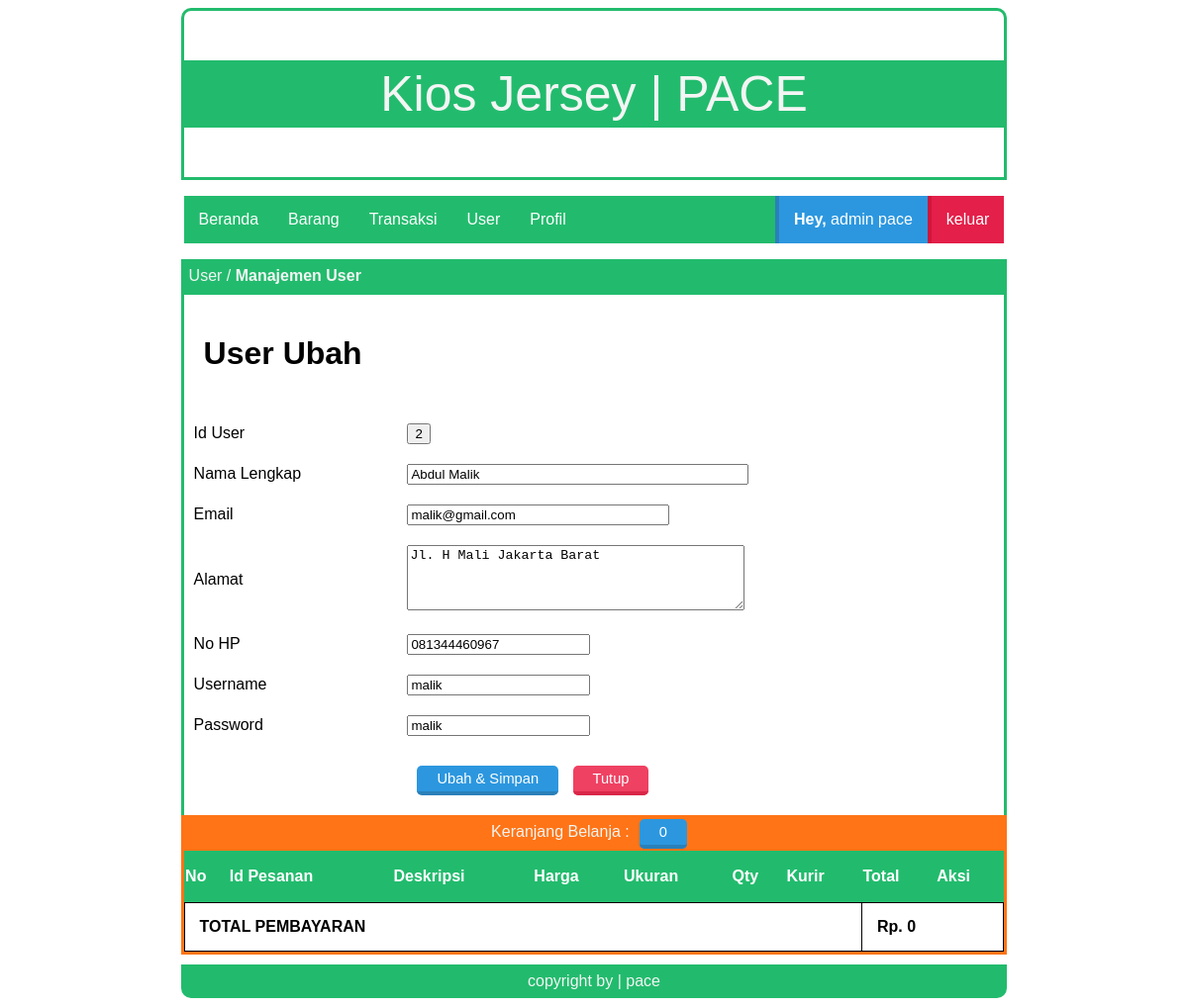
/index.php?page=user_edit&id=2 (signed in), run on the app's committed database.
### tables this page shows
CREATE TABLE `tbl_users` (
  `id_user` int(100) NOT NULL,
  `nama_lengkap` varchar(30) NOT NULL,
  `email` varchar(30) NOT NULL,
  `username` varchar(6) NOT NULL,
  `password` varchar(6) NOT NULL,
  `alamat` varchar(50) NOT NULL,
  `no_hp` text NOT NULL,
  `title` varchar(10) NOT NULL
);

### page/admin/user/user_edit.php (the view, shortened to what this page needs)
<div class="box-title">
    <p>User / <b>Manajemen User</b></p>
</div>
<div id="box">
<?php
  include "lib/koneksi.php";
    $id = $_GET['id'];
    $result = $conn->prepare("SELECT * FROM tbl_users WHERE id_user =:id");
    $result->bindparam(':id', $id);
    $result->execute();
    $row=$result->fetch(PDO::FETCH_OBJ);
 ?>
<h1>User Ubah</h1>
<form name="edit" method="post" action="?page=user_editpro" enctype="multipart/form-data">
  <table class="article">
    <tr>
      <td>Id User</td>
      <td>
        <input type="button" name="id_user" value="<?php echo $row->id_user ?>">
      </td>
    </tr>
    <tr>
      <td>Nama Lengkap</td>
      <td>
        <input type="text" name="nama_lengkap" size="40" value="<?php echo $row->nama_lengkap ?>">
      </td>
    </tr>
    <tr>
      <td>Email</td>
      <td>
        <input type="text" name="email" size="30" value="<?php echo $row->email ?>" required>
      </td>
    </tr>
    <tr>
      <td>Alamat</td>
      <td>
        <textarea name="alamat" rows="4" cols="40"><?php echo $row->alamat ?></textarea>
      </td>
    </tr>
    <tr>
      <td>No HP</td>
      <td>
        <input type="text" name="no_hp" value="<?php echo $row->no_hp ?>" required>
      </td>
    </tr>
    <tr>
      <td>Username</td>
      <td>
        <input type="text" name="username" maxlength="6" value="<?php echo $row->username ?>" required>
      </td>
    </tr>
    <tr>
      <td>Password</td>
      <td>
        <input type="text" name="password" maxlength="6" value="<?php echo $row->password ?>" required>
      </td>
    </tr>
    <tr>
      <td></td>
      <td>
        <input class="tombol-biru" type="submit" name="edit" value="Ubah & Simpan">
        <a class="tombol-merah" href="?page=user">Tutup</a>
      </td>
    </tr>
  </table>
</form>
</div>

### style.css (style rules this page uses)
.box-title { background: #22bb6d; width: 70%; height: 30px; margin: auto; border: 3px solid #22bb6d; }
.box-title p { color: #f3f5f4; margin: 5px 5px; font-family: sans-serif; }
#box { border-bottom: 0px; border-left: 3px solid #22bb6d; border-right: 3px solid #22bb6d; width: 70%; margin: auto; min-height: 200px; overflow: hidden; }
table.article { border-collapse: collapse; border: 0px; width: 100%; }
.article td { border: 0px; padding: 10px; }
#box p,h1,h2,table,tr,td,img { font-family: sans-serif; padding: 20px; text-align: justify; }
.tombol-biru { background:#2C97DF; color:white; border-top:0; border-left:0; border-right:0; border-bottom:4px solid #2A80B9; border-radius: 5px; padding:5px 20px; text-decoration:none; font-family:sans-serif; font-size:11pt; margin:10px; }
.tombol-merah { background:#ef4162; color:white; border-top:0; border-left:0; border-right:0; border-bottom:4px solid #da2648; border-radius: 5px; padding:5px 20px; text-decoration:none; font-family:sans-serif; font-size:11pt; }

### data on the page
tbl_users: id_user "2", nama_lengkap "Abdul Malik", email "malik@gmail.com", alamat "Jl. H Mali Jakarta Barat", no_hp "081344460967", username "malik", password "malik"

### other printed values
$title "admin"
$user "pace"
$count "0"
$jumlah "0"
